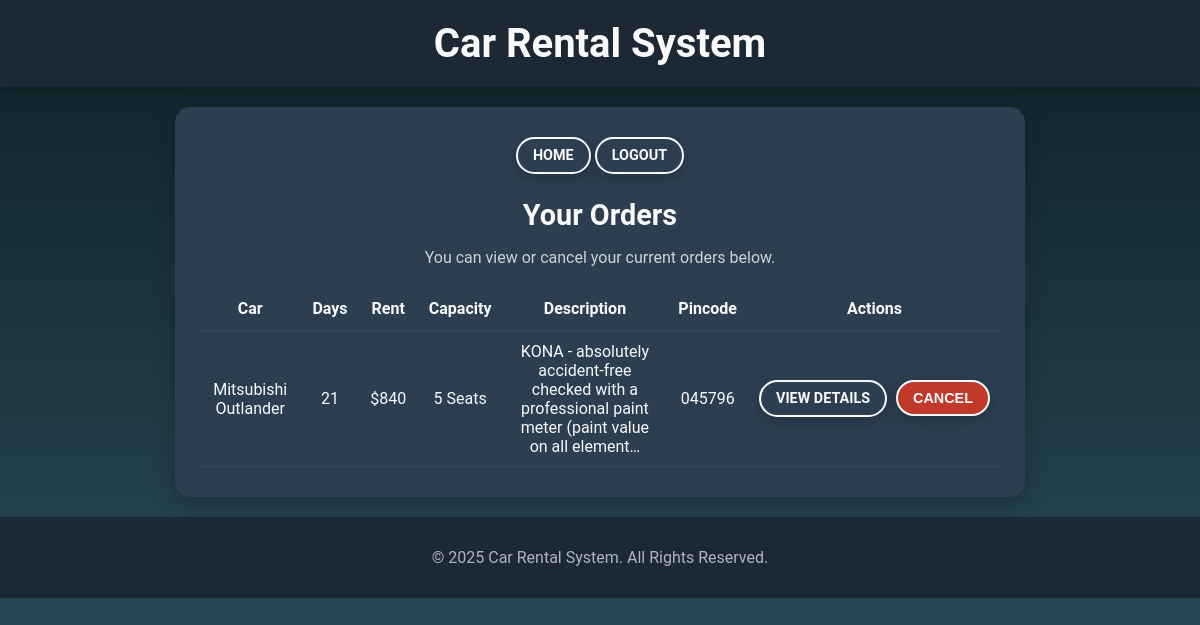
The app's page /customer_portal/manage/ (signed in) with its own data.
### car_dealer_portal/models.py (models this page shows, shortened)
class Vehicles(models.Model):
    car_name = models.CharField(max_length=20)
    color = models.CharField(max_length=10)
    dealer = models.ForeignKey(CarDealer, on_delete=models.PROTECT)
    area = models.ForeignKey(Area, on_delete=models.SET_NULL, null=True)
    capacity = models.CharField(max_length=2)
    is_available = models.BooleanField(default=True)
    description = models.CharField(max_length=100)
    price = models.PositiveIntegerField(default=0)
    photo = models.ImageField(upload_to='vehicles/', null=True, blank=True)

class Area(models.Model):
    pincode = models.CharField(
        validators=[MinLengthValidator(6), MaxLengthValidator(6)],
        max_length=6
    )
    city = models.CharField(max_length=20)
    class Meta:
        unique_together = ('city', 'pincode')

### customer_portal/models.py (models this page shows)
class Orders(models.Model):
    user = models.ForeignKey(User, on_delete=models.CASCADE)
    car_dealer = models.ForeignKey(CarDealer, on_delete=models.CASCADE)
    rent = models.CharField(max_length=8)
    vehicle = models.ForeignKey(
        Vehicles,
        on_delete=models.SET_NULL,  # Zmiana z PROTECT na SET_NULL
        null=True,
        blank=True  # Opcjonalne, pozwala na pozostawienie pola pustego w formularzach
    )
    days = models.CharField(max_length=3)
    is_complete = models.BooleanField(default=False)

### customer_portal/views.py (the view)
# urls.py: path('manage/', views.manage, name='manage'),
@login_required
def manage(request):
    order_list = []
    user = User.objects.get(username = request.user)
    try:
        orders = Orders.objects.filter(user = user)
    except:
        orders = None
    if orders is not None:
        for o in orders:
            if o.is_complete == False:
                order_dictionary = {'id':o.id,'rent':o.rent, 'vehicle':o.vehicle, 'days':o.days, 'car_dealer':o.car_dealer}
                order_list.append(order_dictionary)
    return render(request, 'customer/manage.html', {'od':order_list})

### customer_portal/templates/customer/manage.html (shortened to what this page needs)
{% extends 'customer/base.html' %}
{% load static %}
{% block content %}
<div class="container">
  <div class="card">
    <div class="top-links">
      <a class="btn-custom small secondary" href="/customer_portal/">Home</a>
      <a class="btn-custom small secondary" href="/customer_portal/logout/">Logout</a>
    </div>
    <h2>Your Orders</h2>
    <p>You can view or cancel your current orders below.</p>
    {% if od %}
      <table class="table-custom">
        <thead>
          <tr>
            <th>Car</th>
            <th>Days</th>
            <th>Rent</th>
            <th>Capacity</th>
            <th>Description</th>
            <th>Pincode</th>
            <th>Actions</th>
          </tr>
        </thead>
        <tbody>
          {% for order in od %}
          <tr>
            <td>{{ order.vehicle.car_name }}</td>
            <td>{{ order.days }}</td>
            <td>${{ order.rent }}</td>
            <td>{{ order.vehicle.capacity }} Seats</td>
            <td>{{ order.vehicle.description|truncatechars:100 }}</td>
            <td>{{ order.vehicle.area.pincode }}</td>
            <td style="white-space:nowrap;">
              <a class="btn-custom small secondary"
                 href="{% url 'customer_portal:order_detail' order.id %}">
                 View Details
              </a>
              <form action="/customer_portal/delete_order/" method="post" style="display:inline;">
                <button
                  class="btn-custom small secondary"
                  type="submit"
                  style="background-color:#c0392b; margin-left:5px;"
                  onclick="return confirm('Are you sure you want to cancel this order?');"
                >
                  Cancel
                </button>
              </form>
            </td>
          </tr>
          {% endfor %}
        </tbody>
      </table>
    {% else %}
      <p>You have no active orders.</p>
    {% endif %}
  </div>
</div>
{% endblock %}

### static/styles.css (style rules this page uses)
body { background: linear-gradient(to bottom, #0F2027, #203A43, #2C5364); color: #f8f9fa; font-family: 'Roboto', sans-serif; margin: 0; padding: 0; }
.container { padding: 20px; display: flex; justify-content: center; align-items: flex-start; flex-wrap: wrap; gap: 30px; max-width: 100%; }
.card { background: #2C3E50; border: none; border-radius: 15px; box-shadow: 0 6px 20px rgba(0, 0, 0, 0.25); text-align: center; width: 100%; max-width: 800px; padding: 30px 25px; color: #f8f9fa; transition: transform 0.3s ease, box-shadow 0.3s ease; }
.card h2 { font-size: 1.8rem; margin-bottom: 15px; }
.card p { font-size: 1rem; color: #d0d3d4; margin-bottom: 20px; }
.btn-custom { background: #007bff; color: #f8f9fa; padding: 12px 30px; font-size: 1.1rem; font-weight: bold; border-radius: 30px; text-transform: uppercase; border: 2px solid transparent; transition: background 0.3s ease, transform 0.3s ease, border-color 0.3s ease; cursor: pointer; display: inline-block; box-shadow: 0 4px 15px rgba(0, 0, 0, 0.2); text-decoration: none; }
.btn-custom.secondary { background: #17a2b8; color: #f8f9fa; }
.btn-custom.small.secondary { padding: 8px 15px; font-size: 0.9rem; border-radius: 20px; background: #2C3E50; color: #f8f9fa; text-transform: uppercase; text-decoration: none; font-weight: bold; border: 2px solid #f8f9fa; transition: background 0.3s ease, transform 0.3s ease, border-color 0.3s ease; }
.table-custom { width: 100%; margin-top: 20px; border-collapse: collapse; text-align: center; background-color: #2C3E50; color: #f8f9fa; }
.table-custom th { cursor: pointer; padding: 12px; border-bottom: 2px solid #34495E; position: relative; }
.table-custom tbody td { padding: 10px; border-bottom: 1px solid #34495E; }
body { display: flex; flex-direction: column; }

### records on screen
Vehicles: vehicle.car_name "Mitsubishi Outlander", days "21", rent "840", vehicle.capacity "5", vehicle.description "KONA - absolutely accident-free checked with a professional paint meter (paint value on all element…", vehicle.area.pincode "045796"
